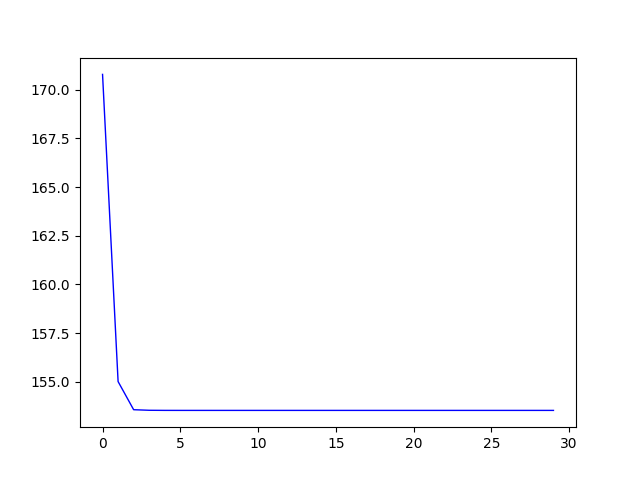

The script that saved this image:
import numpy as np
import matplotlib.pyplot as plt

np.random.seed(1919810)


class PPA:
    def __init__(self, Y0: np.array, D: np.array) -> None:
        self.Y0 = Y0.copy()
        self.D = D
        self.Y = Y0.copy()
        self.x = np.random.randn(2)
        self.steps = 0
        self.f_his = []

    def f(self):
        sum = 0
        for i in range(5):
            sum += np.linalg.norm(self.Y[:, i]-self.x, 2)**2 / 2
        return sum

    def step_x(self):
        self.x = 0.2*np.sum(self.Y, axis=1)

    def step_y(self, i):
        y = self.Y[:, i]
        y0 = self.Y0[:, i]
        if np.linalg.norm(y-self.x, 2) < self.D[i]:
            y = self.x
        else:
            y = y0 + (self.x-y0) * self.D[i] / np.linalg.norm((self.x-y0), 2)
        self.Y[:, i] = y

    def start(self):
        while True:
            self.steps += 1
            self.step_x()
            for i in range(5):
                self.step_y(i)
            self.f_his.append(self.f())
            print("step:", self.steps)
            print("f:", self.f())
            if self.steps >= 30:
                return

    def plot_f(self):
        plt.figure()
        plt.plot(range(len(self.f_his)), self.f_his, color="blue", linewidth=1)
        plt.savefig("ppa.png")
        plt.show()


if __name__ == "__main__":
    Y0 = 10*np.random.randn(2, 5)
    D0 = 5*np.random.randn(5)
    ppa = PPA(Y0, D0)
    ppa.start()
    ppa.plot_f()
